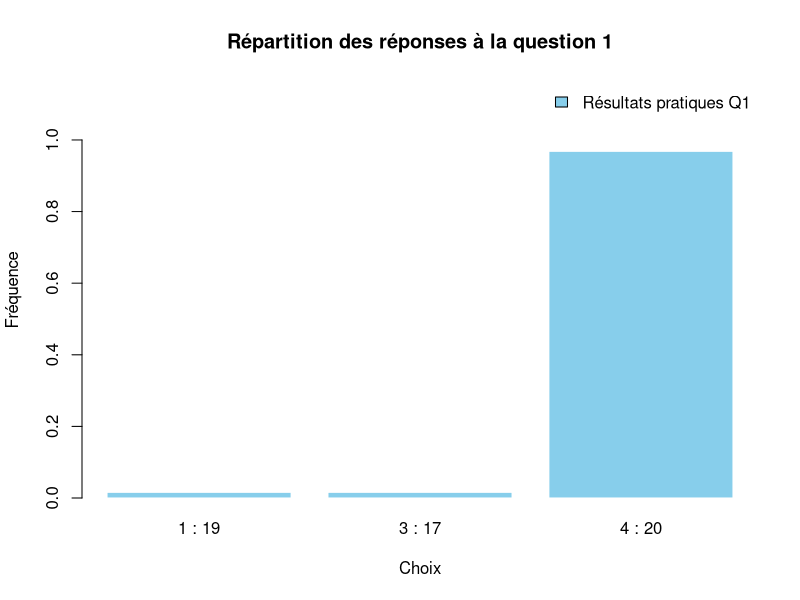
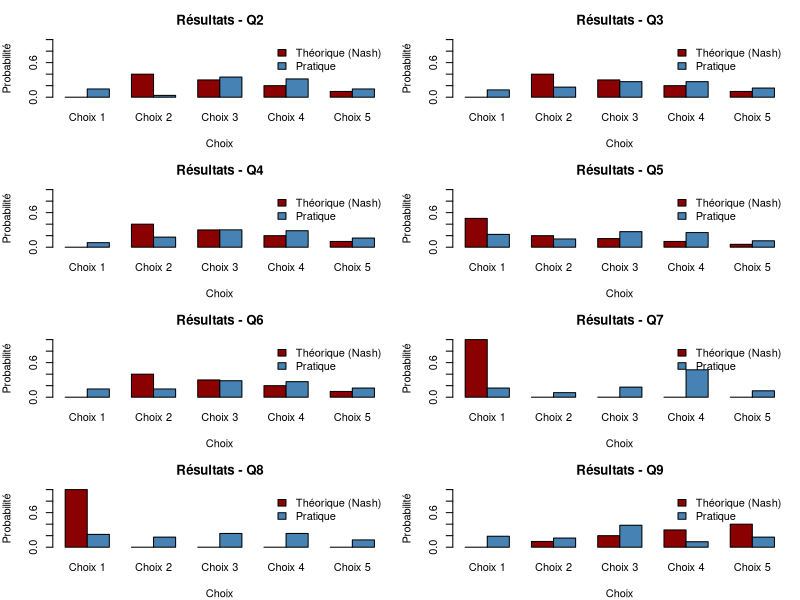
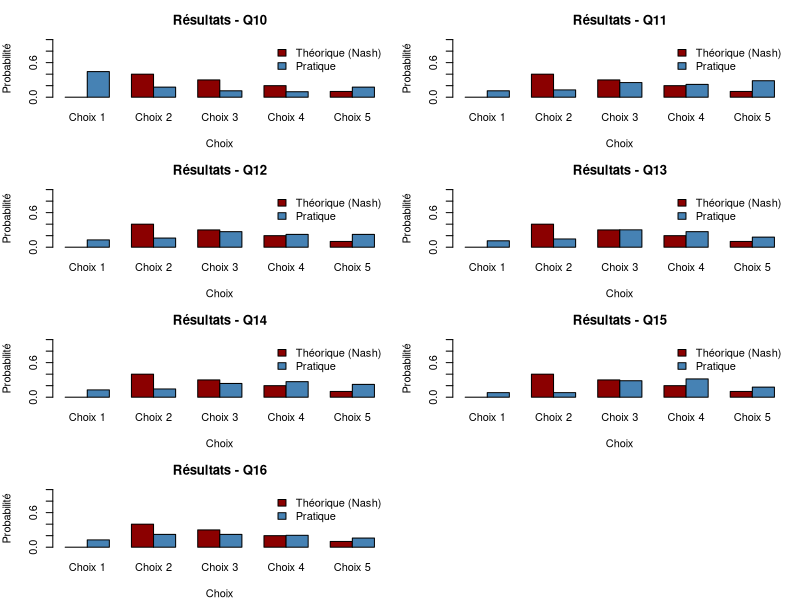
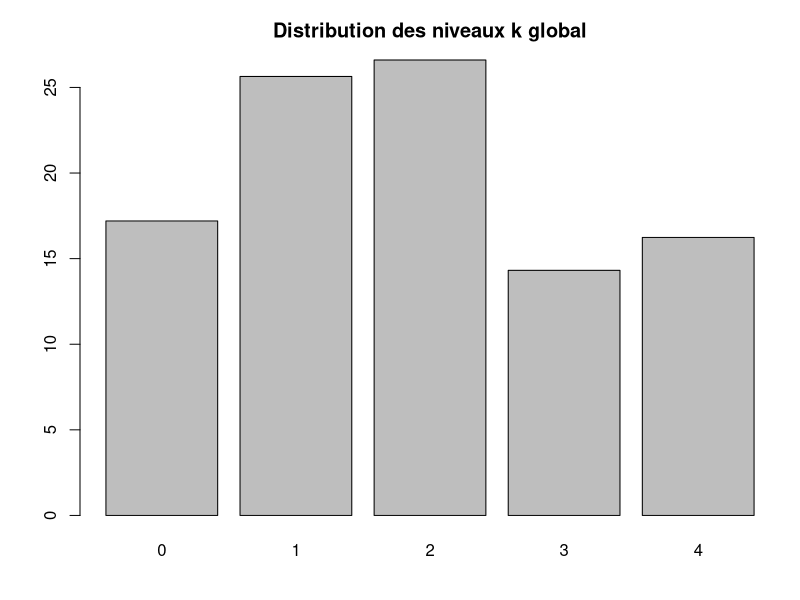
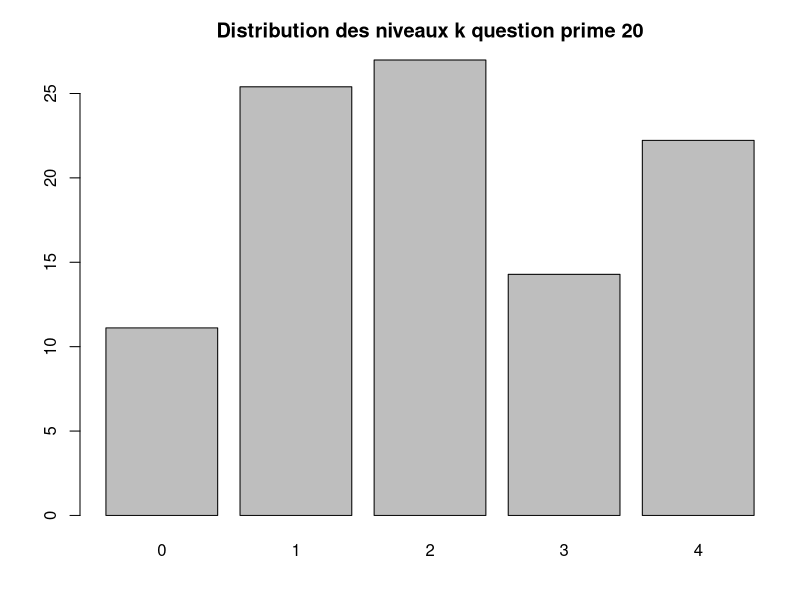

Generate these figures, in order, with R: (Note: this script raises an error after producing the figures.)
## ---- chunk 1
library(readxl)  
library(ggplot2)
library(stats4)
library(splines)
list = read_excel('../data/Exp_rience.xlsx')
list = list[1:63,] 
list_k = list[1:63, 7:21] 
list_kQ1 = list[1:63, 6:21] 
## ---- chunk 2
#Chargement des données
Q1  <- list$`Q00_Max U`
Q2  <- list$`Q00_16-20 Arad & Rubinstein`
Q3  <- list$`Q00_Mode du groupe`
Q4  <- list$Q00_ChatGPT
Q5  <- list$`Q00_Prime de 20`
Q6  <- list$`Q01_12-20`
Q7  <- list$`Q02_Alaoui & Penta`
Q8  <- list$`Q03_Alaoui & Penta plus`
Q9  <- list$`Q04_Goeree moderate`
Q10 <- list$`Q05_Goeree extreme`
Q11 <- list$`Q06_Cycle A`
Q12 <- list$`Q07_Cycle C`
Q13 <- list$`Q08_Pan A`
Q14 <- list$`Q09_Bear C` 
Q15 <- list$`Q10_long pan A`
Q16 <- list$`Q11_long pan C`

#Analyse de fréquence 

Q1r  <- table(Q1)  / length(Q1)
Q2r  <- table(Q2)  / length(Q2)
Q3r  <- table(Q3)  / length(Q3)
Q4r  <- table(Q4)  / length(Q4)
Q5r  <- table(Q5)  / length(Q5)
Q6r  <- table(Q6)  / length(Q6)
Q7r  <- table(Q7)  / length(Q7)
Q8r  <- table(Q8)  / length(Q8)
Q9r  <- table(Q9)  / length(Q9)
Q10r <- table(Q10) / length(Q10)
Q11r <- table(Q11) / length(Q11)
Q12r <- table(Q12) / length(Q12)
Q13r <- table(Q13) / length(Q13)
Q14r <- table(Q14) / length(Q14)
Q15r <- table(Q15) / length(Q15)
Q16r <- table(Q16) / length(Q16)


# Tracer de la théorie vs pratique pour NASH
par(mfrow = c(1, 1))
barplot(Q1r, col = "skyblue", border = "white", main = "Répartition des réponses à la question 1",
        xlab = "Choix", ylab = "Fréquence", ylim = c(0, max(Q1r) * 1.2))
legend("topright", legend = "Résultats pratiques Q1", fill = "skyblue", bty = "n")

# Pour les Q2 à Q9 : résultats théoriques vs pratiques
Q234t <- c(0.0, 0.4, 0.3, 0.2, 0.1)
Q5t <- c(0.50, 0.20, 0.15, 0.10, 0.05)
Q6t <- c(0.0, 0.4, 0.3, 0.2, 0.1)
Q7t <- c(1, 0, 0, 0, 0)
Q8t <- c(1, 0, 0, 0, 0)
Q9t <- c(0.0, 0.1, 0.2, 0.3, 0.4)

Qtheo <- list(Q234t, Q234t, Q234t, Q5t, Q6t, Q7t, Q8t, Q9t, Q6t, Q6t, Q6t, Q6t, Q6t, Q6t, Q6t)
Qres <- list(Q2r, Q3r, Q4r, Q5r, Q6r, Q7r, Q8r, Q9r, Q10r, Q11r, Q12r, Q13r, Q14r, Q15r, Q16r)

questions <- paste0("Q", 2:16)

par(mfrow = c(4, 2), mar = c(4, 4, 3, 1))

for (i in 1:length(Qtheo)) {
  data <- rbind(Qtheo[[i]], Qres[[i]])
  barplot(data, beside = TRUE, col = c("darkred", "steelblue"),
          ylim = c(0, 1), names.arg = paste("Choix", 1:length(Qtheo[[i]])),
          main = paste("Résultats -", questions[i]),
          xlab = "Choix", ylab = "Probabilité")
  legend("topright", legend = c("Théorique (Nash)", "Pratique"),
         fill = c("darkred", "steelblue"), bty = "n")
}

## ---- chunk 3
# Analyse des k-levels
par(mfrow = c(1, 1))
colonnes_pertinentes = names(list_k)
tous_les_chiffres = c()

for (colonne in colonnes_pertinentes) {
  chiffres_extraits = abs(as.numeric(sub(" :.*", "", list_k[[colonne]]))-5)
  tous_les_chiffres = c(tous_les_chiffres, chiffres_extraits)
}
tous_les_chiffres = tous_les_chiffres[!is.na(tous_les_chiffres)]
distribution = (table(tous_les_chiffres)/sum(table(tous_les_chiffres)))*100
print(distribution)
barplot(distribution,main="Distribution des niveaux k global")

# Pour avoir la distribution k-level au sein d'une même question sur notre échantillon
colonnes_pertinentes = "Q00_Prime de 20"
tous_les_chiffres = c()

for (colonne in colonnes_pertinentes) {
  chiffres_extraits = abs(as.numeric(sub(" :.*", "", list_k[[colonne]]))-5)
  tous_les_chiffres = c(tous_les_chiffres, chiffres_extraits)
}
tous_les_chiffres = tous_les_chiffres[!is.na(tous_les_chiffres)]
distribution = (table(tous_les_chiffres)/sum(table(tous_les_chiffres)))*100
print(distribution)
barplot(distribution,main="Distribution des niveaux k question prime 20")


# Calculer la moyenne des réponses pour chaque individu
moyennes_k = sapply(k_individus, function(x) mean(x, na.rm = TRUE))

# Calcul de la moyenne générale
moyenne_globale = mean(moyennes_k, na.rm = TRUE)

# Créer un data frame pour ggplot
df_moyennes = data.frame(
  individu = 1:63,
  moyenne_k = moyennes_k
)

# Tracé avec ligne de moyenne globale
ggplot(df_moyennes, aes(x = individu, y = moyenne_k)) +
  geom_col(fill = "cadetblue3") +
  labs(
    title = "",
    x = "Individu",
    y = "Ordre moyen des réponses"
  ) +
  theme_minimal() +
  theme(
    axis.text.x = element_text(angle = 90, vjust = 0.5, hjust = 1),  # Lisibilité en vertical
    axis.ticks.x = element_line()
  ) +
  scale_x_continuous(breaks = 1:63) 
## ---- chunk 4
library(ggplot2)
library(tidyr)
library(dplyr)
library(tidyverse)
# Voir le k-level d'un individu
k_individus = list()
for(i in 1:63){
  k_individus[[i]]=abs(as.numeric(sub(" :.*", "", list_kQ1[i,]))-5)
}

k_individusframe = data.frame(valeur = k_individus)
colnames(k_individusframe) = paste0("a", 1:ncol(k_individusframe))
# Index des questions (2 à 16)
questions = 1:16

# Tracé avec formes différentes (shape) pour chaque joueur
ggplot() +
  geom_point(aes(x = questions, y = k_individusframe$a1, colour = "Joueur 1", shape = "Joueur 1"), size = 5) +
  geom_point(aes(x = questions, y = k_individusframe$a6, colour = "Joueur 6", shape = "Joueur 6"), size = 5) +
  geom_point(aes(x = questions, y = k_individusframe$a28, colour = "Joueur 28", shape = "Joueur 28"), size = 5) +
  geom_point(aes(x = questions, y = k_individusframe$a45, colour = "Joueur 45", shape = "Joueur 45"), size = 5) +
  labs(title = "", x = "Question", y = "Ordre de réponse", colour = "Joueur", shape = "Joueur") +
  theme_minimal()


# Pour voir la densité des k-levels dans une question.
df_t <- t(k_individusframe)
df_t <- as.data.frame(df_t) 

df_long <- df_t %>% rownames_to_column("individu") %>% pivot_longer(cols = -individu,names_to = "question",values_to = "reponse") %>% drop_na()

df_plot <- df_long %>% group_by(question, reponse) %>% summarise(nb = n(), .groups = "drop")
df_plot$question <- factor(df_plot$question, levels = paste0("V", 1:63))  # adapte à ton nombre de questions

# Voir les réponses des individus en fonctions de la densité et de la taille.

ggplot(df_plot, aes(x = question, y = reponse)) +
  geom_point(aes(size = nb, color = nb)) +
  scale_size(range = c(1, 10)) +
  scale_color_gradient(low = "cadetblue1", high = "cadetblue4") +
  scale_x_discrete(labels = function(x) as.character(as.numeric(gsub("V", "", x)))) +
  labs(
    title = "",
    x = "Question",
    y = "niveau k",
    size = "Nombre de réponses",
    color = "Nombre de réponses"
  ) +
  theme_minimal() +
  theme(axis.text.x = element_text(angle = 90))

# Voir si les lois suivis sont les mêmes.

ggplot(df_long, aes(x = question, y = as.numeric(reponse))) +
  geom_violin(fill = "lightblue", color = "darkblue") +
   geom_jitter(width = 0.2, alpha = 0.4, color = "black", size = 0.8) +
  scale_x_discrete(labels = 1:63) +
  labs(
    title = "",
    x = "Question",
    y = "Ordre de réponse"
  ) +
  theme_minimal() +
  theme(axis.text.x = element_text(angle = 90, size = 7))

## ---- chunk 5
library(ggplot2)
# Voir le k-level d'un individu
k_individus = list()
for(i in 1:63){
  k_individus[[i]]=abs(as.numeric(sub(" :.*", "", list_k[i,]))-5)
}

# Étape 1 : extraire les niveaux k numériques
k_mat <- as.data.frame(apply(list_k, 2, function(col) {
  as.numeric(sub(" :.*", "", col))
}))

# Étape 2 : recentrer autour de 5 si tu veux mesurer la distance au centre
k_mat <- abs(k_mat - 5)

# Étape 3 : calcul de la moyenne individuelle en ignorant les NA
k_moyenne_indiv <- rowMeans(k_mat, na.rm = TRUE)

# Étape 4 : remplacement des NA par la moyenne individuelle
for (i in 1:nrow(k_mat)) {
  for (j in 1:ncol(k_mat)) {
    if (is.na(k_mat[i, j])) {
      k_mat[i, j] <- round(k_moyenne_indiv[i])
    }
  }
}
questions <- colnames(k_mat)
n <- length(questions)
# Créer une matrice vide pour stocker les p-values
p_mat <- matrix(NA, nrow = n, ncol = n)
rownames(p_mat) <- colnames(p_mat) <- questions

n_permutations <- 10000

for (i in 1:n) {
  for (j in 1:n) {
    if (i != j) {
      cat("Question", i+1, "contre question", j+1, "\n")
      x <- k_mat[[i]]
      y <- k_mat[[j]]
      
      complete_cases <- complete.cases(x, y)
      x_paired <- x[complete_cases]
      y_paired <- y[complete_cases]
      diffs <- x_paired - y_paired
      
      observed_stat <- mean(diffs)

      # Générer la distribution nulle via permutation de signes
      perm_stats <- replicate(n_permutations, {
        signs <- sample(c(1, -1), length(diffs), replace = TRUE)
        mean(signs * diffs)
      })

      # Calcul de la p-value bilatérale
      p_val <- mean(abs(perm_stats) >= abs(observed_stat))

      p_mat[i, j] <- p_val
      #cat("Statistique observée :", observed_stat, "\n")
      #cat("p-value :", p_val, "\n")
    }
  }
}

# Faire les observations et les conlusion par rapport a H0 et H1
comparaisonQ2 = p_mat[1,2:5]
comparaisonQ6 = p_mat[5, c(6,7,8,9,10,11,12)]
comparaisonQ11 = p_mat[10, c(11,12,14)]
comparaisonQ12 = p_mat[11, c(13,15)]
comparaisonQ13 = p_mat[12,13]
comparaisonQ15 = p_mat[14,15]

# Visualisation

# Extraire les p-values
p_values <- c(comparaisonQ2, comparaisonQ6, comparaisonQ11, comparaisonQ12, comparaisonQ13, comparaisonQ15)

# Créer des étiquettes lisibles pour chaque comparaison
labels <- c(
  "Q2 vs Q3", "Q2 vs Q4", "Q2 vs Q5", "Q2 vs Q6",
  "Q6 vs Q7", "Q6 vs Q8", "Q6 vs Q9","Q6 vs Q10", "Q6 vs Q11", "Q6 vs Q12", "Q6 vs Q13",
  "Q11 vs Q12", "Q11 vs Q13", "Q11 vs Q15",
  "Q12 vs Q14", "Q12 vs Q16",
  "Q13 vs Q14", 
  "Q15 vs Q16"
)

df <- data.frame(
  Comparaison = factor(labels, levels = labels),
  p_value = p_values,
  significatif = p_values < 0.05
)

# Graphique
ggplot(df, aes(x = Comparaison, y = p_value, fill = significatif)) +
  geom_col(width = 0.7) +
  scale_fill_manual(values = c("skyblue", "tomato"), labels = c("Non significatif", "Significatif")) +
  geom_hline(yintercept = 0.05, linetype = "dashed", color = "red") +
  labs(title = "",
       x = "Comparaison",
       y = "P-value",
       fill = "Résultat") +
  theme_minimal(base_size = 13) +
  theme(axis.text.x = element_text(angle = 45, hjust = 1))

# Trier par p-value croissante
df_sorted <- df[order(df$p_value), ]
df_sorted$rank <- 1:nrow(df_sorted)

# Calcul du seuil BH
alpha <- 0.05
m <- nrow(df_sorted)
df_sorted$bh_threshold <- (df_sorted$rank / m) * alpha

# Assurer l'ordre des comparaisons dans l'axe X
df_sorted$Comparaison <- factor(df_sorted$Comparaison, levels = df_sorted$Comparaison)

# Graphique
ggplot(df_sorted, aes(x = Comparaison, y = p_value)) +
  geom_point(aes(color = p_value < bh_threshold), size = 2) +
  geom_line(aes(x = Comparaison, y = bh_threshold, group = 1), color = "darkgreen", size = 1) +
  scale_color_manual(values = c("red", "blue"), labels = c("Non significatif", "Significatif")) +
  labs(title = "",
       x = "Comparaison",
       y = "p-value",
       color = "Résultat") +
  theme_minimal(base_size = 13) +
  theme(axis.text.x = element_text(angle = 45, hjust = 1))


## ---- chunk 6
observe = list(a=Q1r, b=Q2r, c=Q3r, d=Q4r, e=Q5r, f=Q6r, g=Q7r, h=Q8r, i=Q9r, j=Q10r, k=Q11r, l=Q12r, m=Q13r, n=Q14r, o=Q15r, p=Q16r)
theorique = list(ta = 0, tb = Q234t, tc = Q234t, td = Q234t, te=c(0.50, 0.20, 0.15, 0.10, 0.05), tf =c(0.0, 0.4, 0.3, 0.2, 0.1), tg=c(0.33333333, 0.26666667, 0.20000000, 0.13333333, 0.06666667), th= c(0.0, 0.3, 0.4, 0.1, 0.2), ti=c(0.0, 0.1, 0.2, 0.3, 0.4))

comparaisonchisq <- function(QO, QT){
  observe = QO
  theorique = QT
  # Observé
  observe = Q4r  # Q4 = list$Q00_ChatGPT
  # Théorie (par exemple : prédiction de NASH)
  theorique <- Q234t * sum(observe)  # mêmes effectifs que la taille totale
  names(theorique) <- names(observe)  # assurer le même nommage
  a = chisq.test(x = observe, p = theorique / sum(theorique))
  return(a)
}
comparaisonchisq(observe$b, theorique$tc)
comparaisonchisq(observe$b, theorique$td)
comparaisonchisq(observe$b, theorique$te)
comparaisonchisq(observe$f, theorique$tg)
comparaisonchisq(observe$f, theorique$th)

## ---- chunk 7
library(readxl)
library(dplyr)
library(tidyr)
library(ggplot2)

donnees <- read_excel("./data/Exp_rience.xlsx")

# Extraire les colonnes
colonnes_comp <- donnees %>% select(starts_with("Q12_Compréhension"))

# Convertir en numérique
colonnes_comp <- mutate_all(colonnes_comp, ~as.numeric(.))

# Somme des incompréhensions par question
freq_incomprises <- colSums(colonnes_comp, na.rm = TRUE)

# Créer le tableau pour ggplot
df_compr <- data.frame(
  Question = 1:16,
  NbParticipants = as.numeric(freq_incomprises/63)
)

# Graphe
ggplot(df_compr, aes(x = Question, y = NbParticipants)) +
  geom_bar(stat = "identity", fill = "salmon") +
  scale_x_continuous(breaks = 1:16) +
  labs(x = "Question", y = "Pourcentage d'incompréhensions") +
  theme_minimal()


## ---- chunk 8
library(ggplot2)
df <- data.frame(
  Action = factor(c(16, 17, 18, 19, 20)),  # facteur pour un bon affichage sur l'axe x
  P_a = c(0.118, 0.148, 0.201, 0.309, 0.224)
)

# Tracer le graphique
ggplot(df, aes(x = Action, y = P_a)) +
  geom_bar(stat = "identity", fill = "lightgrey", color = "black") +
  labs(title = "",
       x = "Action",
       y = "Fréquence (en %)") +
  theme_minimal()
